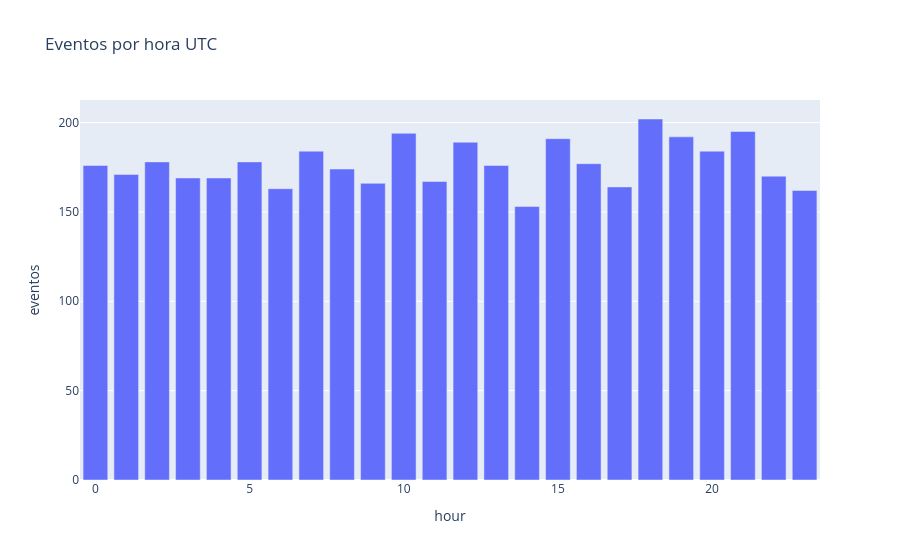

Write notebook code for a chart like this one.
### Markdown cell above
## 6. Padrão por hora do dia (UTC)
Terremotos são naturais, então esperamos distribuição ~uniforme; variações podem refletir detecção.

### Code cell
hourly = df.groupby('hour').size().reset_index(name='eventos')
px.bar(hourly, x='hour', y='eventos', title='Eventos por hora UTC')

### Figure 1 — Plotly figure (JSON) as saved in the notebook; plotly's stock layout.template omitted (floating-point values rounded to 4 significant figures)
{"data": [{"hovertemplate": "hour=%{x}<br>eventos=%{y}<extra></extra>", "legendgroup": "", "marker": {"color": "#636efa", "pattern": {"shape": ""}}, "name": "", "orientation": "v", "showlegend": false, "textposition": "auto", "type": "bar", "x": [0, 1, 2, 3, 4, 5, 6, 7, 8, 9, 10, 11, 12, 13, 14, 15, 16, 17, 18, 19, 20, 21, 22, 23], "xaxis": "x", "y": [176, 171, 178, 169, 169, 178, 163, 184, 174, 166, 194, 167, 189, 176, 153, 191, 177, 164, 202, 192, 184, 195, 170, 162], "yaxis": "y"}], "layout": {"barmode": "relative", "legend": {"tracegroupgap": 0}, "title": {"text": "Eventos por hora UTC"}, "xaxis": {"anchor": "y", "domain": [0.0, 1.0], "title": {"text": "hour"}}, "yaxis": {"anchor": "x", "domain": [0.0, 1.0], "title": {"text": "eventos"}}}}
